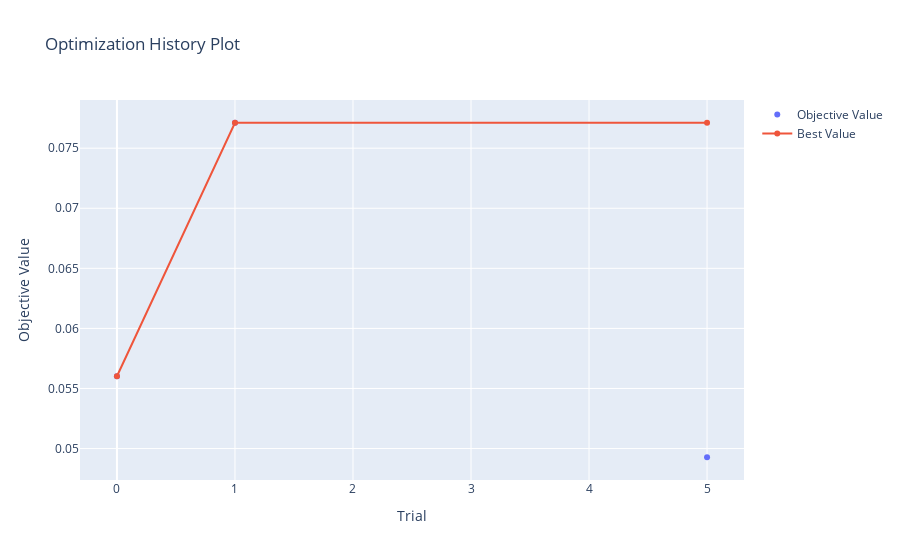

Source (notebook cell):
### Code cell
optuna.visualization.plot_optimization_history(study)

### Figure 1 — Plotly figure (JSON) as saved in the notebook; plotly's stock layout.template omitted (floating-point values rounded to 4 significant figures)
{"data": [{"mode": "markers", "name": "Objective Value", "type": "scatter", "x": [0, 1, 5], "y": [0.05602, 0.07712, 0.04928]}, {"name": "Best Value", "type": "scatter", "x": [0, 1, 5], "y": [0.05602, 0.07712, 0.07712]}], "layout": {"title": {"text": "Optimization History Plot"}, "xaxis": {"title": {"text": "Trial"}}, "yaxis": {"title": {"text": "Objective Value"}}}}
